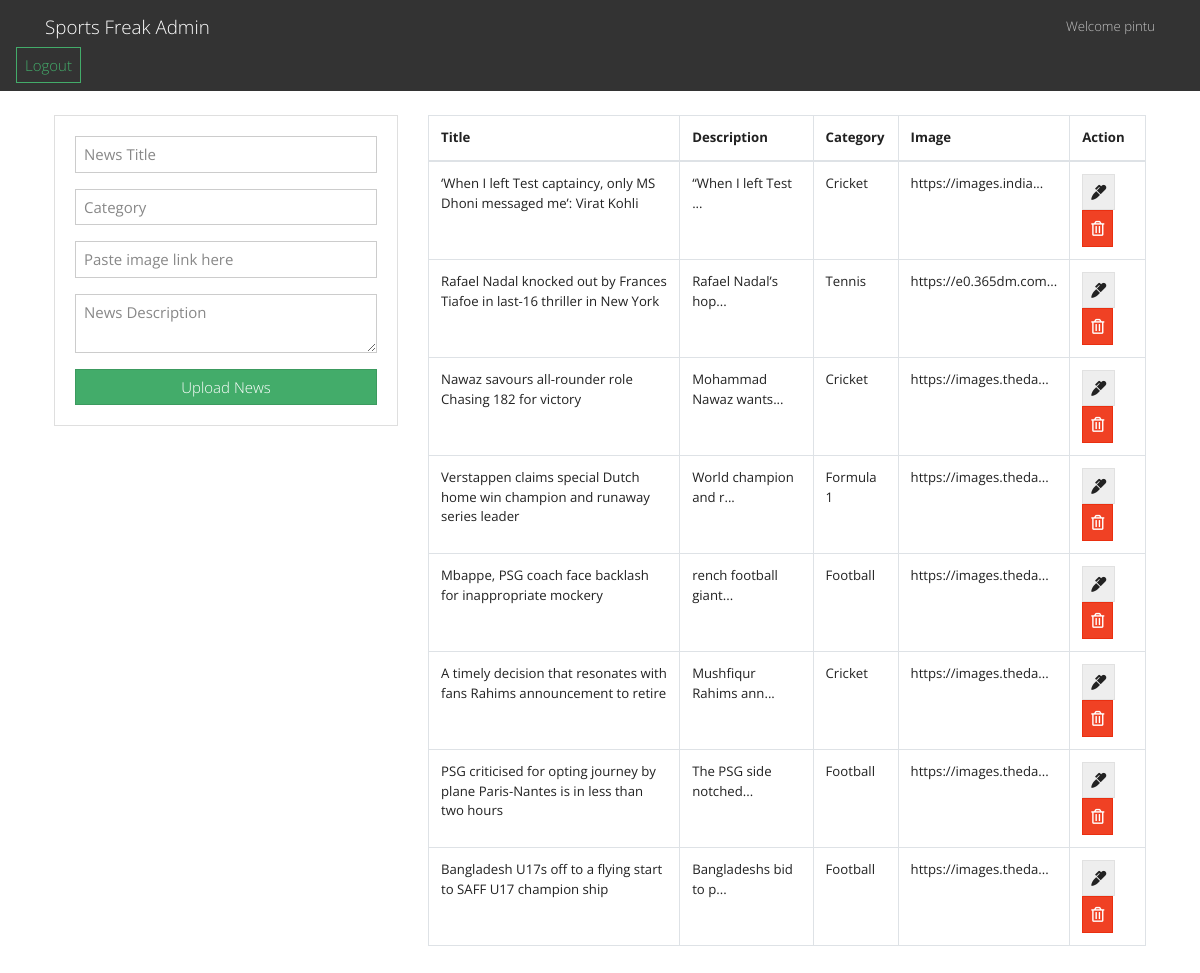
The app's page /admin/home.php (signed in) with its own data.
### tables this page shows
CREATE TABLE `news` (
  `id` int(11) NOT NULL,
  `title` varchar(255) NOT NULL,
  `category` varchar(255) NOT NULL,
  `picture` varchar(255) NOT NULL,
  `description` text DEFAULT NULL,
  `created_at` timestamp NOT NULL DEFAULT current_timestamp()
);

### admin/home.php (the view, shortened to what this page needs)
<?php include("db.php"); ?>
<?php include('includes/header.php'); ?>
<main class="container p-4">
  <div class="row">
    <div class="col-md-4">
      <div class="card card-body">
        <form action="save_task.php" method="POST">
          <div class="form-group">
            <input type="text" name="title" class="form-control" placeholder="News Title" autofocus>
          </div>
          <div class="form-group">
            <input type="text" name="category" class="form-control" placeholder="Category" autofocus>
          </div>
          <div class="form-group">
            <input type="text" name="image" class="form-control" placeholder="Paste image link here" autofocus>
          </div>
          <div class="form-group">
            <textarea name="description" rows="2" class="form-control" placeholder="News Description"></textarea>
          </div>
          <input type="submit" name="save_task" class="btn btn-success btn-block" value="Upload News">
        </form>
      </div>
    </div>
    <div class="col-md-8">
      <table class="table table-bordered">
        <thead>
          <tr>
            <th>Title</th>
            <th>Description</th>
            <th>Category</th>
            <th>Image</th>
            <th>Action</th>
          </tr>
        </thead>
        <tbody>
          <?php
          $query = "SELECT * FROM news";
          $result_tasks = mysqli_query($conn, $query);
          while($row = mysqli_fetch_assoc($result_tasks)) { ?>
          <tr>
            <td><?php echo substr($row['title'],0); ?></td>
            <td><?php echo substr($row['description'],0,20); ?>...</td>
            <td><?php echo substr($row['category'],0,10); ?></td>
            <td><?php echo substr($row['picture'],0,20); ?>...</td>
            <td>
              <a href="edit.php?id=<?php echo $row['id']?>" class="btn btn-secondary">
                <i class="fas fa-marker"></i>
              </a>
              <a href="delete_task.php?id=<?php echo $row['id']?>" class="btn btn-danger">
                <i class="far fa-trash-alt"></i>
              </a>
            </td>
          </tr>
          <?php } ?>
        </tbody>
      </table>
    </div>
  </div>
</main>
<?php include('includes/footer.php'); ?>

### admin/includes/header.php (shortened to what this page needs)
<!DOCTYPE html>
<html lang="en">
  <head>
    <link rel="stylesheet" href="https://bootswatch.com/4/yeti/bootstrap.min.css">
    <link rel="stylesheet" href="https://use.fontawesome.com/releases/v5.6.3/css/all.css">
  </head>
  <body>
    <nav class="navbar navbar-dark bg-dark">
      <div class="container">
      <a class="navbar-brand" href="home.php">Sports Freak Admin</a><span class="navbar-text">
      <?php echo "Welcome " . $_SESSION['username'] ; ?>
    </span>
      </div>
      <a href="logout.php" class="btn btn-outline-success my-2 my-sm-0" type="submit">Logout</a>
    </nav>

### admin/includes/footer.php (shortened to what this page needs)
</body>
</html>

### records on screen
news: title "‘When I left Test captaincy, only MS Dhoni messaged me’: Virat Kohli", description "“When I left Test", category "Cricket", picture "https://images.india"
news: title "Rafael Nadal knocked out by Frances Tiafoe in last-16 thriller in New York", description "Rafael Nadal’s hop", category "Tennis", picture "https://e0.365dm.com"
news: title "Nawaz savours all-rounder role Chasing 182 for victory", description "Mohammad Nawaz wants", category "Cricket", picture "https://images.theda"
news: title "Verstappen claims special Dutch home win champion and runaway series leader", description "World champion and r", category "Formula 1", picture "https://images.theda"
news: title "Mbappe, PSG coach face backlash for inappropriate mockery", description "rench football giant", category "Football", picture "https://images.theda"
news: title "A timely decision that resonates with fans Rahims announcement to retire", description "Mushfiqur Rahims ann", category "Cricket", picture "https://images.theda"
news: title "PSG criticised for opting journey by plane Paris-Nantes is in less than two hours", description "The PSG side notched", category "Football", picture "https://images.theda"
news: title "Bangladesh U17s off to a flying start to SAFF U17 champion ship", description "Bangladeshs bid to p", category "Football", picture "https://images.theda"

### other values on screen
$_SESSION['username'] "pintu"
